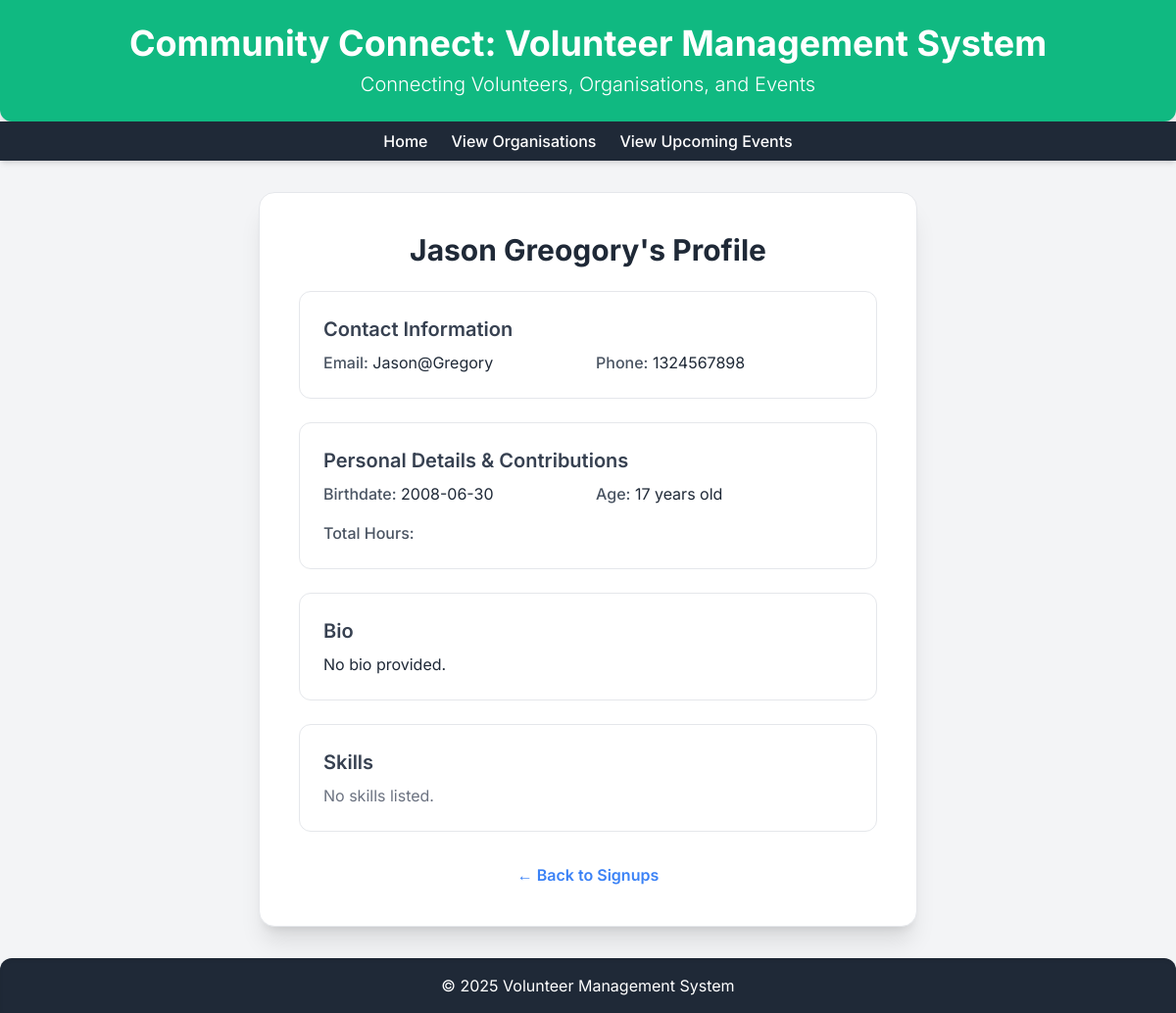
The app's page /volunteer/6, older data.
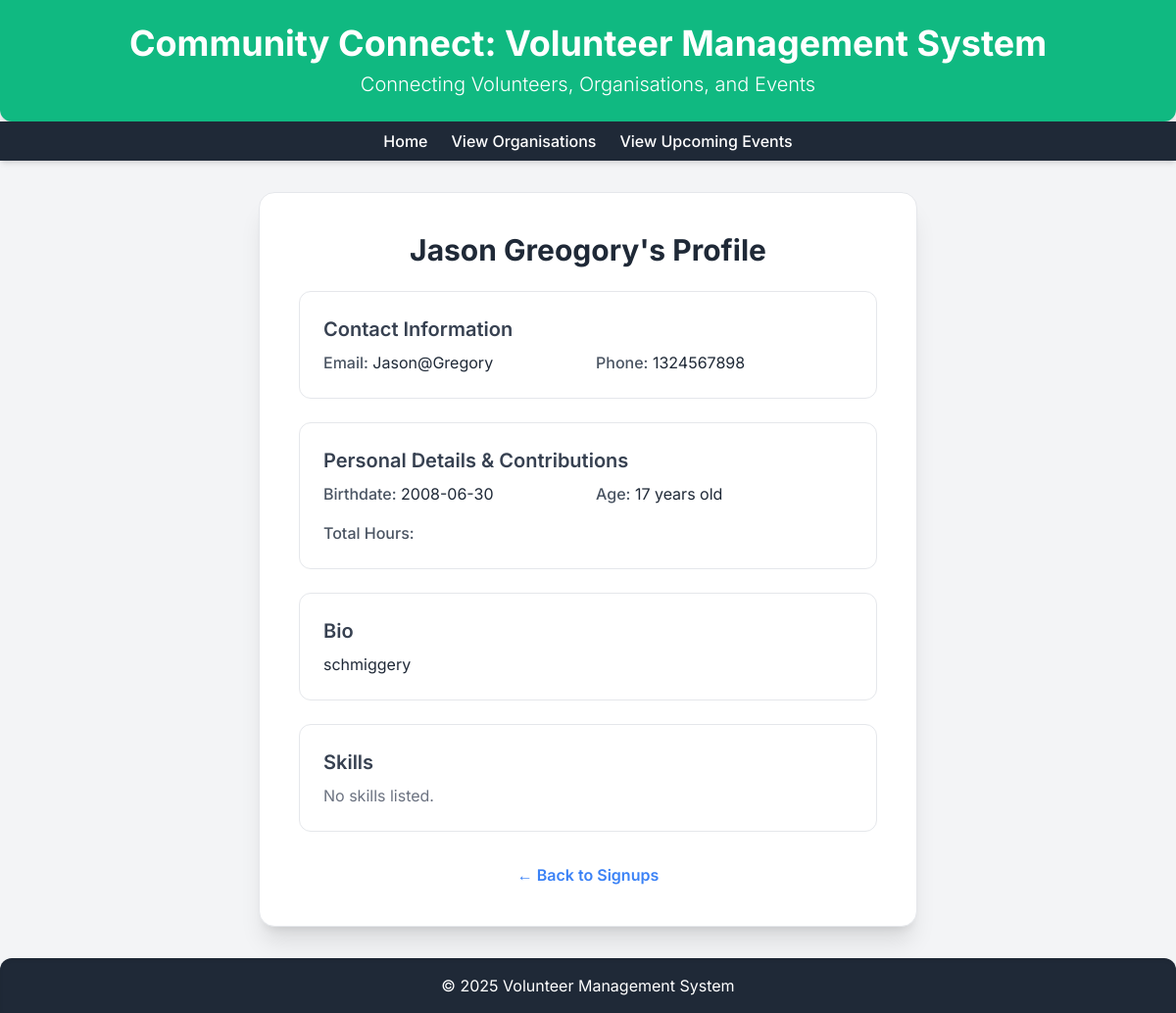
The same page, newer data.
### tables this page shows
CREATE TABLE Volunteers (
    ID INTEGER PRIMARY KEY,
    Password TEXT NOT NULL CHECK(length(Password) <= 20),
    FirstName TEXT NOT NULL CHECK(length(FirstName) <= 20),
    LastName TEXT NOT NULL CHECK(length(LastName) <= 20),
    Email TEXT NOT NULL UNIQUE CHECK(length(Email) <= 30),
    PhoneNumber TEXT NOT NULL UNIQUE CHECK(length(PhoneNumber) <= 10),
    Location TEXT NOT NULL CHECK(length(Location) <= 30),
    BirthDate DATE NOT NULL,
    Bio TEXT CHECK(length(Bio) <= 300),
    TotalHoursContributed INTEGER DEFAULT 0
);

### app.py (the view)
@app.route("/volunteer/<int:volunteer_id>")
def view_volunteer(volunteer_id):
    db = get_db()
    volunteer_cur = db.execute(
        """
        SELECT
            FirstName,
            LastName,
            Email,
            PhoneNumber,
            BirthDate,
            Bio
        FROM Volunteers
        WHERE Id = ?
        """,
        (volunteer_id,)
    )
    volunteer_data = volunteer_cur.fetchone()
    if not volunteer_data:
        flash("Volunteer not found.", "danger")
        return redirect(url_for('volunteers'))
    skills_cur = db.execute(
        """
        SELECT s.Name
        FROM VolunteerSkills vs
        JOIN Skills s ON vs.SkillID = s.Id
        WHERE vs.VolunteerID = ?
        """,
        (volunteer_id,)
    )
    skills = [s['Name'] for s in skills_cur.fetchall()]
    birthdate = datetime.strptime(volunteer_data['BirthDate'], '%Y-%m-%d').date()
    today = date.today()
    age = today.year - birthdate.year - ((today.month, today.day) < (birthdate.month, today.day))
    volunteer = {
        'full_name': f"{volunteer_data['FirstName']} {volunteer_data['LastName']}",
        'email': volunteer_data['Email'],
        'phone_number': volunteer_data['PhoneNumber'],
        'birthdate': volunteer_data['BirthDate'],
        'bio': volunteer_data['Bio'] if volunteer_data['Bio'] else 'No bio provided.',
        'skills': skills,
        'age': age
    }
    return render_template('view_volunteer.html', volunteer=volunteer)

### app.py (called while the page is built)
def get_db():
    db = getattr(g, '_database', None)
    if db is None:
        db = g._database = sqlite3.connect(DATABASE)
        db.row_factory = sqlite3.Row  # lets you access results like dicts
    return db

@app.teardown_appcontext
def close_connection(exception):
    db = getattr(g, '_database', None)
    if db is not None:
        db.close()

### templates/view_volunteer.html (shortened to what this page needs)
<!DOCTYPE html>
<html lang="en">
<head>
    <script src="https://cdn.tailwindcss.com"></script>
</head>
<body class="flex flex-col min-h-screen">
    <header class="bg-emerald-500 text-white p-6 text-center rounded-b-xl shadow-lg">
        <h1 class="text-4xl font-bold">Community Connect: Volunteer Management System</h1>
        <p class="mt-2 text-xl font-light">Connecting Volunteers, Organisations, and Events</p>
    </header>
    <nav class="bg-gray-800 p-2 text-center shadow-md">
        <div class="max-w-4xl mx-auto flex justify-center space-x-6">
            <a href="/" class="text-white hover:text-emerald-300 font-medium transition-colors">Home</a>
            <a href="/organisations" class="text-white hover:text-emerald-300 font-medium transition-colors">View Organisations</a>
            <a href="/events" class="text-white hover:text-emerald-300 font-medium transition-colors">View Upcoming Events</a>
        </div>
    </nav>
    <main class="p-8 flex-grow flex flex-col items-center">
        <div class="max-w-2xl w-full bg-white p-10 rounded-2xl shadow-xl border border-gray-200">
            <h2 class="text-3xl font-bold text-center text-gray-800 mb-6">{{ volunteer.full_name }}'s Profile</h2>
            <div class="space-y-6">
                <div class="border border-gray-200 rounded-xl p-6 transition-shadow duration-200 hover:shadow-lg">
                    <h3 class="text-xl font-semibold text-gray-700 mb-2">Contact Information</h3>
                    <div class="grid grid-cols-1 md:grid-cols-2 gap-4 text-gray-800">
                        <div><strong class="font-medium text-gray-600">Email:</strong> {{ volunteer.email }}</div>
                        <div><strong class="font-medium text-gray-600">Phone:</strong> {{ volunteer.phone_number }}</div>
                    </div>
                </div>
                <div class="border border-gray-200 rounded-xl p-6 transition-shadow duration-200 hover:shadow-lg">
                    <h3 class="text-xl font-semibold text-gray-700 mb-2">Personal Details & Contributions</h3>
                    <div class="grid grid-cols-1 md:grid-cols-2 gap-4 text-gray-800">
                        <div><strong class="font-medium text-gray-600">Birthdate:</strong> {{ volunteer.birthdate }}</div>
                        <div><strong class="font-medium text-gray-600">Age:</strong> {{ volunteer.age }} years old</div>
                        <div><strong class="font-medium text-gray-600">Total Hours:</strong> {{ volunteer.total_hours }}</div>
                    </div>
                </div>
                <div class="border border-gray-200 rounded-xl p-6 transition-shadow duration-200 hover:shadow-lg">
                    <h3 class="text-xl font-semibold text-gray-700 mb-2">Bio</h3>
                    <p class="text-gray-800">{{ volunteer.bio }}</p>
                </div>
                <div class="border border-gray-200 rounded-xl p-6 transition-shadow duration-200 hover:shadow-lg">
                    <h3 class="text-xl font-semibold text-gray-700 mb-2">Skills</h3>
                    <div class="flex flex-wrap gap-2">
                        {% for skill in volunteer.skills %}
                            <span class="bg-emerald-100 text-emerald-800 text-sm font-medium px-2.5 py-0.5 rounded-full">{{ skill }}</span>
                        {% else %}
                            <span class="text-gray-500">No skills listed.</span>
                        {% endfor %}
                    </div>
                </div>
            </div>
            <div class="mt-8 text-center">
                <a href="{{ url_for('view_signups') }}" class="text-blue-500 hover:underline font-semibold">
                    ← Back to Signups
                </a>
            </div>
        </div>
    </main>
    <footer class="bg-gray-800 text-white p-4 text-center mt-auto shadow-inner rounded-t-xl">
        <p>&copy; 2025 Volunteer Management System</p>
    </footer>
</body>
</html>

Row changes from the older to the newer data that the page shows:
changed Volunteers "Jason@Gregory": bio (not shown) → "schmiggery"
Text that changed along with them:
{{ volunteer.bio }}: "No bio provided." → (not shown)
